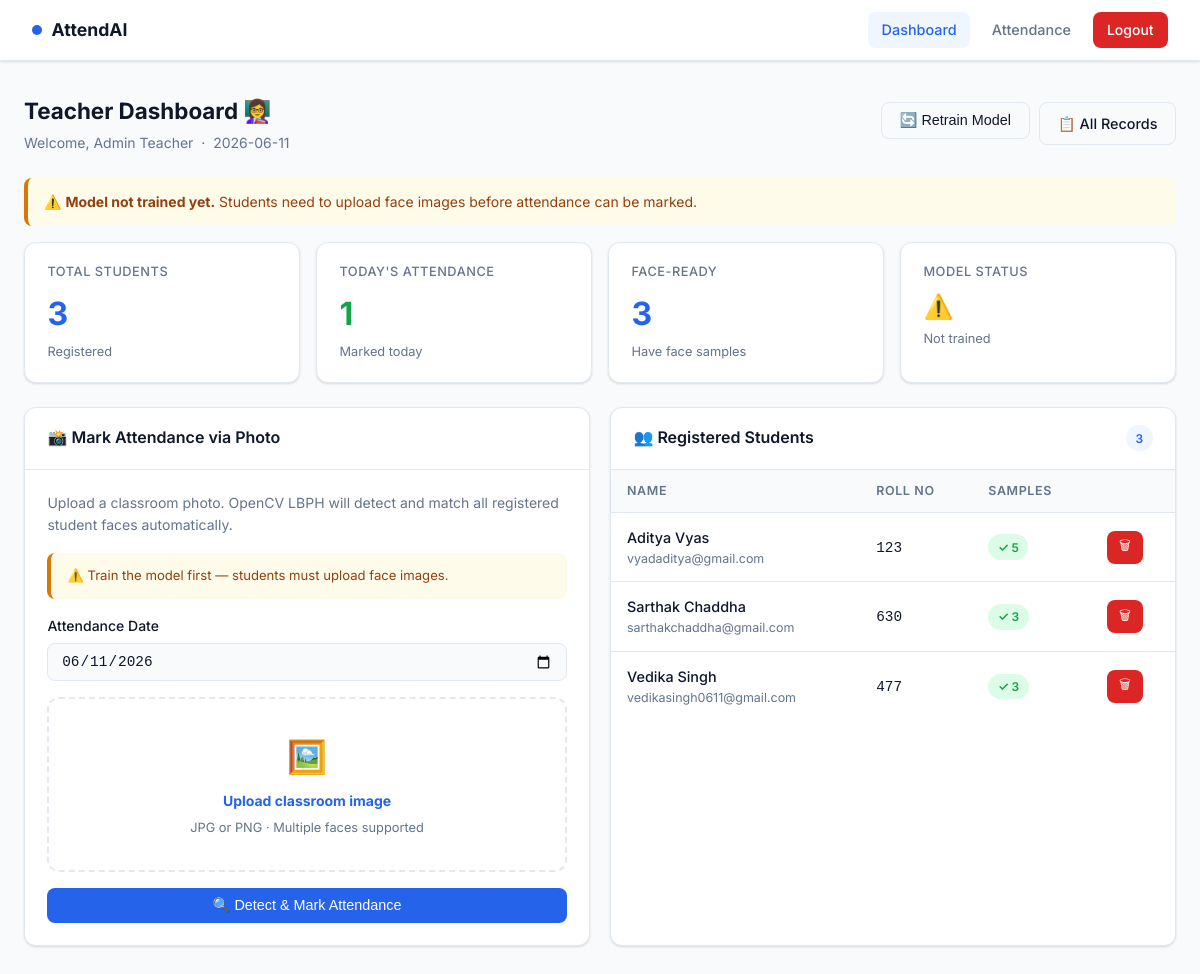
The page /teacher/dashboard (signed in) on the database its author committed.
### tables this page shows
CREATE TABLE students (
            id         INTEGER PRIMARY KEY AUTOINCREMENT,
            name       TEXT    NOT NULL,
            roll_no    TEXT    NOT NULL UNIQUE,
            email      TEXT    NOT NULL UNIQUE,
            password   TEXT    NOT NULL,
            created_at TEXT    DEFAULT (datetime('now'))
        );

### app.py (the view)
@app.route("/teacher/dashboard")
@login_required("teacher")
def teacher_dashboard():
    db = get_db()
    students = db.execute(
        "SELECT s.*, COUNT(fs.id) as sample_count "
        "FROM students s "
        "LEFT JOIN face_samples fs ON s.id = fs.student_id "
        "GROUP BY s.id ORDER BY s.name"
    ).fetchall()
    today_att = db.execute(
        "SELECT COUNT(*) as c FROM attendance WHERE date=?",
        (str(date.today()),)
    ).fetchone()["c"]
    model_exists = os.path.exists(MODEL_PATH)
    return render_template("teacher_dashboard.html",
                           students=students,
                           today_att=today_att,
                           total_students=len(students),
                           today=str(date.today()),
                           model_exists=model_exists)

### app.py (called while the page is built)
def get_db():
    if "db" not in g:
        g.db = sqlite3.connect(DATABASE)
        g.db.row_factory = sqlite3.Row
        g.db.execute("PRAGMA journal_mode=WAL")
    return g.db

def login_required(role):
    def decorator(f):
        @wraps(f)
        def wrapper(*args, **kwargs):
            if role == "student" and "student_id" not in session:
                flash("Please log in as a student.", "warning")
                return redirect(url_for("student_login"))
            if role == "teacher" and "teacher_id" not in session:
                flash("Please log in as a teacher.", "warning")
                return redirect(url_for("teacher_login"))
            return f(*args, **kwargs)
        return wrapper
    return decorator

### templates/teacher_dashboard.html (shortened to what this page needs)
{% extends "base.html" %}
{% block nav_links %}
  <a href="{{ url_for('teacher_dashboard') }}" class="nav-link active">Dashboard</a>
  <a href="{{ url_for('view_attendance') }}" class="nav-link">Attendance</a>
  <a href="{{ url_for('teacher_logout') }}" class="btn-nav-logout">Logout</a>
{% endblock %}
{% block content %}
<div class="page-wrapper">
  <div class="page-header">
    <div>
      <h2>Teacher Dashboard 👩‍🏫</h2>
      <p>Welcome, {{ session.teacher_name }} &nbsp;·&nbsp; {{ today }}</p>
    </div>
    <div style="display:flex;gap:.6rem;flex-wrap:wrap;">
      <form method="POST" action="{{ url_for('retrain') }}" style="display:inline;">
        <button type="submit" class="btn btn-outline"
                title="Rebuild the face recognition model from all stored samples">
          🔄 Retrain Model
        </button>
      </form>
      <a href="{{ url_for('view_attendance') }}" class="btn btn-outline">📋 All Records</a>
    </div>
  </div>
  {% if not model_exists %}
  <div class="alert alert-warning">
    ⚠️ <strong>Model not trained yet.</strong>
    Students need to upload face images before attendance can be marked.
  </div>
  {% endif %}
  <div class="stats-grid">
    <div class="stat-card">
      <div class="label">Total Students</div>
      <div class="value">{{ total_students }}</div>
      <div class="sub">Registered</div>
    </div>
    <div class="stat-card">
      <div class="label">Today's Attendance</div>
      <div class="value" style="color:var(--success);">{{ today_att }}</div>
      <div class="sub">Marked today</div>
    </div>
    <div class="stat-card">
      <div class="label">Face-Ready</div>
      <div class="value" style="color:var(--primary);">
        {{ students | selectattr('sample_count', 'gt', 0) | list | length }}
      </div>
      <div class="sub">Have face samples</div>
    </div>
    <div class="stat-card">
      <div class="label">Model Status</div>
      <div class="value" style="font-size:1.5rem;">
        {% if model_exists %}✅{% else %}⚠️{% endif %}
      </div>
      <div class="sub">{% if model_exists %}Trained & ready{% else %}Not trained{% endif %}</div>
    </div>
  </div>
  <div class="grid-2">
    <div class="card">
      <div class="card-header">📸 Mark Attendance via Photo</div>
      <div class="card-body">
        <p class="text-muted mb-2" style="font-size:.875rem;">
          Upload a classroom photo. OpenCV LBPH will detect and match all
          registered student faces automatically.
        </p>
        {% if not model_exists %}
        <div class="alert alert-warning" style="font-size:.82rem;">
          ⚠️ Train the model first — students must upload face images.
        </div>
        {% endif %}
        <form method="POST" action="{{ url_for('mark_attendance') }}"
              enctype="multipart/form-data">
          <div class="form-group">
            <label class="form-label">Attendance Date</label>
            <input class="form-control" type="date" name="att_date" value="{{ today }}">
          </div>
          <div class="upload-zone">
            <div class="icon">🖼️</div>
            <p><strong>Upload classroom image</strong></p>
            <p style="font-size:.8rem;margin-top:.3rem;">
              JPG or PNG · Multiple faces supported
            </p>
          </div>
          <button type="submit" class="btn btn-primary btn-full mt-2"
                  {% if not model_exists %}disabled title="Train model first"{% endif %}>
            🔍 Detect &amp; Mark Attendance
          </button>
        </form>
      </div>
    </div>
    <div class="card">
      <div class="card-header">
        👥 Registered Students
        <span class="badge badge-primary">{{ total_students }}</span>
      </div>
      <div class="card-body" style="padding:0;max-height:500px;overflow-y:auto;">
        {% if students %}
        <div class="table-wrap">
          <table>
            <thead>
              <tr>
                <th>Name</th>
                <th>Roll No</th>
                <th>Samples</th>
                <th></th>
              </tr>
            </thead>
            <tbody>
              {% for s in students %}
              <tr>
                <td>
                  <div style="font-weight:500;">{{ s.name }}</div>
                  <div style="font-size:.78rem;color:var(--text-muted);">{{ s.email }}</div>
                </td>
                <td><code>{{ s.roll_no }}</code></td>
                <td>
                  {% if s.sample_count > 0 %}
                  <span class="badge badge-success">✓ {{ s.sample_count }}</span>
                  {% else %}
                  <span class="badge badge-warning">None</span>
                  {% endif %}
                </td>
                <td>
                  {% if s.sample_count > 0 %}
                  <form method="POST"
                        action="{{ url_for('delete_faces', student_id=s.id) }}"
                        style="display:inline;">
                    <button type="submit" class="btn btn-danger btn-sm"
                            data-confirm="Clear all face data for {{ s.name }}?">
                      🗑
                    </button>
                  </form>
                  {% endif %}
                </td>
              </tr>
              {% endfor %}
            </tbody>
          </table>
        </div>
        {% else %}
        <div class="empty-state">
          <div class="icon">👤</div>
          <p>No students registered yet.</p>
        </div>
        {% endif %}
      </div>
    </div>
  </div>
</div>
{% endblock %}

### rows shown on the page
students: name "Aditya Vyas", email "vyadaditya@gmail.com", roll_no "123", sample_count "5"
students: name "Sarthak Chaddha", email "sarthakchaddha@gmail.com", roll_no "630", sample_count "3"
students: name "Vedika Singh", email "vedikasingh0611@gmail.com", roll_no "477", sample_count "3"

### other values the page prints
{{ session.teacher_name }} "Admin Teacher"
{{ total_students }} "3"
{{ today_att }} "1"
{{ students | selectattr('sample_count', 'gt', 0) | list | length }} "3"
